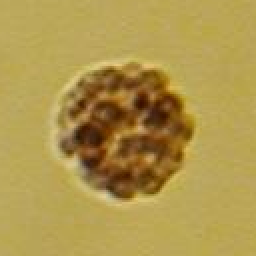
#> input picture images/one_embryo.tif, 128 x 128 px (shown 2 times larger)
$ jupyter execute 'Features, detectors and descriptors in OpenCV.ipynb'   (older library calls are emulated)
#> lines starting #> are read from the running program, lines starting #| are printed output that depends on the picture; after the words box and inside, x2 and y2 are one past the last pixel; in counts of white or black regions, pixels touching at a corner belong together
# Key Points, detectors and descriptors with OpenCV

[cell 1]
import cv2
import numpy as np
import matplotlib.pyplot as plt

### Get an image and convert it to grayscale 32-bit float

[cell 2]
img = cv2.imread('images/one_embryo.tif')
#> img is the input picture: shape (128, 128, 3); mean B, G, R 76.9, 150.4, 174.9
img_gray = cv2.cvtColor(img, cv2.COLOR_BGR2GRAY)
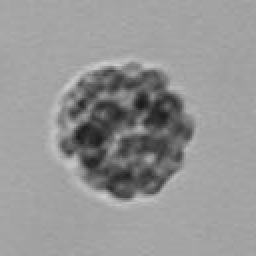
#> img_gray: shape (128, 128) (shown 2 times larger); min 25, max 206, mean 149.4
img_gray_float = np.float32(img_gray)

fig = plt.figure(figsize=(10,10))
fig.add_subplot(1,1,1)
plt.imshow(img_gray_float, cmap='gray')
plt.title(f'Original {img.shape}');

## 1) Detect features

### 1.1) Using Harris

(https://opencv-python-tutroals.readthedocs.io/en/latest/py_tutorials/py_feature2d/py_features_harris/py_features_harris.html)

[cell 3]
harris = cv2.cornerHarris(img_gray_float, 2, 3, 0.04)
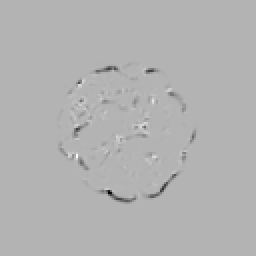
#> harris: shape (128, 128) float32 (shown 2 times larger); min -1745936.4, max 732139.3, mean -7921.8; drawn with min black and max white

Take only pixels with harris value is above a certain % of the max to get rid of the noise

[cell 4]
harris_img = np.zeros((img.shape[0], img.shape[1]))
harris_img[harris>0.1*harris.max()] = 1

fig2 = plt.figure(figsize=(10,10))

fig2.add_subplot(1,1,1)
plt.imshow(img_gray_float, cmap='gray')
plt.imshow(harris_img, alpha=0.5, cmap='Reds')
plt.title('Harris corners points');
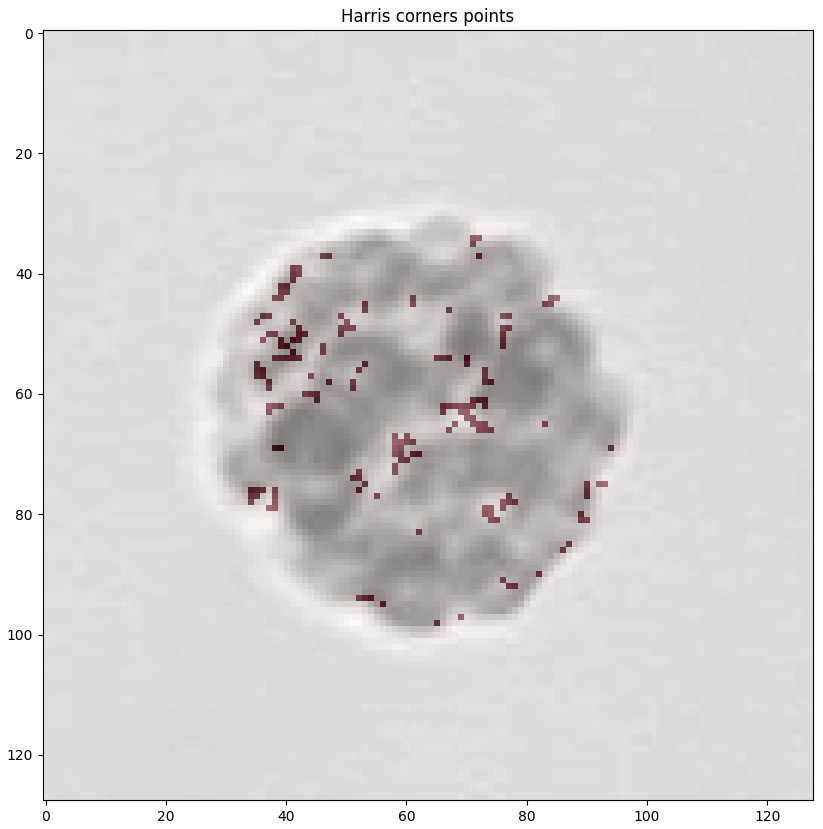
#> figure drawn by matplotlib, 1 panel

### 1.2) Using Shi-Tomasi Corner Detector and Good Features to Track

https://opencv-python-tutroals.readthedocs.io/en/latest/py_tutorials/py_feature2d/py_shi_tomasi/py_shi_tomasi.html

[cell 5]
shi_tomasi_points = cv2.goodFeaturesToTrack(img_gray_float, 25, 0.01, 10)
#> shi_tomasi_points = 25 rows, first 8: [37, 78], [69, 62], [76, 49], [76, 78], [41, 40], [58, 68], [37, 61], [50, 48]
corners = np.int0(shi_tomasi_points)
#> corners has the same summary as shi_tomasi_points

shi_tomasi_img = np.zeros((img.shape[0], img.shape[1]))

for i in corners:
    x,y = i.ravel()
    cv2.circle(shi_tomasi_img,(x,y),2,255,-1)
#> this loop made 25 passes
#> (x, y) on passes 1 to 12: (37, 78), (69, 62), (76, 49), (76, 78), (41, 40), (58, 68), (37, 61), (50, 48), (39, 51), (66, 46), (70, 34), (51, 58)
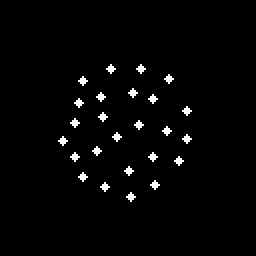
#> shi_tomasi_img: shape (128, 128) float64 (shown 2 times larger); 2% white in thin lines or dots, all inside (x1, y1, x2, y2) = (29, 32, 96, 101)

fig3 = plt.figure(figsize=(10,10))

fig3.add_subplot(1,1,1)
plt.imshow(img_gray_float, cmap='gray')
plt.imshow(shi_tomasi_img, alpha=0.5, cmap='Reds')
plt.title('Shi-Tomasi corners points');

### 1.3) Using FAST (not working, kernel crash....)

https://opencv-python-tutroals.readthedocs.io/en/latest/py_tutorials/py_feature2d/py_fast/py_fast.html

[cell 6]
# [9 lines of commented-out code are left out]

### 1.4) Using ORB

https://opencv-python-tutroals.readthedocs.io/en/latest/py_tutorials/py_feature2d/py_orb/py_orb.html

[cell 7]
orb = cv2.ORB_create(10)
kp, desc = orb.detectAndCompute(img, None)
#> kp = 7 keypoints; (x, y, size): (37, 78, 37.2), (37, 78, 31), (71, 65, 44.6), (69, 64, 53.6), (34, 76, 31), (76, 78, 37.2), (63, 52, 44.6)
orb_img = cv2.drawKeypoints(img_gray, kp, None, color=(255,0,0), flags=cv2.DRAW_MATCHES_FLAGS_DRAW_RICH_KEYPOINTS)
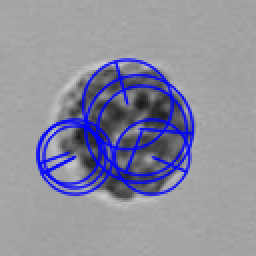
#> orb_img: shape (128, 128, 3) (shown 2 times larger); mean of channels 0, 1, 2 159, 141.3, 141.3; drawn as B, G, R
